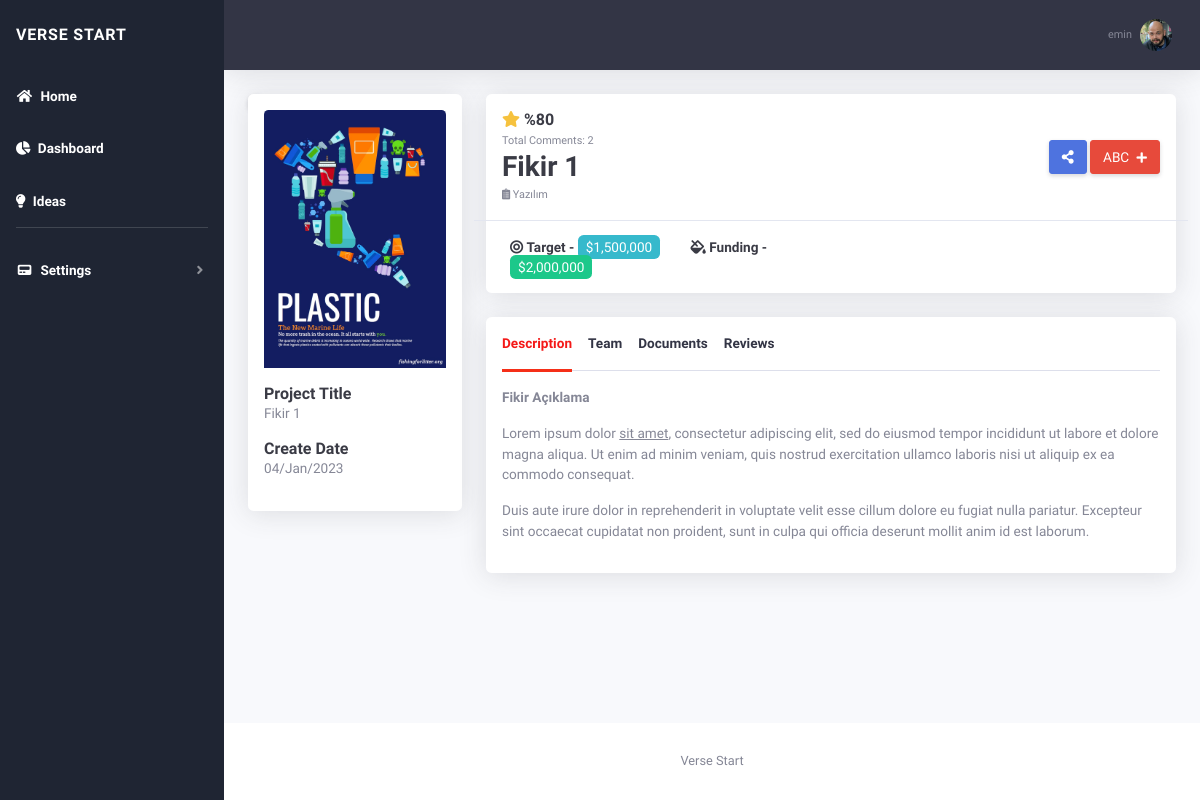
The page /ideas/1 on the database its author committed.
### ideas/models.py (models this page shows, shortened)
class Idea(models.Model):
    title = models.CharField(max_length=100)
    description = RichTextField()
    created_at = models.DateTimeField(auto_now_add=True)
    updated_at = models.DateTimeField(auto_now=True)
    target_amount = models.IntegerField()
    fund_amount = models.IntegerField()
    created_by = models.ForeignKey(User,on_delete=models.DO_NOTHING)
    person = models.ManyToManyField(Person)
    category = models.ForeignKey(Category,on_delete=models.DO_NOTHING)
    idea_image = models.ImageField(upload_to='images',blank=True,null=True)
    is_active = models.BooleanField(default=True)

class Comment(models.Model):
    full_name = models.CharField(max_length=100)
    email = models.EmailField()
    text = models.CharField(max_length=500)
    idea = models.ForeignKey(Idea,on_delete=models.CASCADE, related_name="comments")
    point = models.IntegerField(validators=[MinValueValidator(1),MaxValueValidator(5)])
    created_at = models.DateTimeField(auto_now_add=True)

class Category(models.Model):
    class Meta:
        verbose_name_plural = "Categories"
    category_name=models.CharField(max_length=100)
    def __str__(self):
        return self.category_name

### ideas/views.py (the view)
# urls.py: path('ideas/<int:id>', views.details, name='idea-details')
def details(request,id):
    idea = get_object_or_404(Idea, pk=id)
    return render(request,'idea-details.html',{
        "idea":idea,
        "persons" :idea.person.all(),
        "documents":idea.document_set.all(),
        "comments":idea.comments.all().order_by("-id"),
    })

### ideas/templatetags/filters.py (called while the page is built)
@register.filter
def display_point(point_count):
    html=""
    for i in range(point_count):
        html+='<i class="fa fa-star active"></i>'
    for i in range(5-point_count):
        html+='<i class="fa fa-star"></i>'
    return html

@register.filter
def display_average(comments):
    total=0
    numberOfComments = len(comments)
    for comment in comments:
       total+=comment.point
    try:
        percentage=int(total/(numberOfComments*5)*100)
    except:
        percentage=0
    return percentage

### ideas/templates/idea-details.html (shortened to what this page needs)
{% extends 'ideas/base.html' %}
{% load static %}
{% load filters %}
{% block content %}
<div id="wrapper">
  {% include 'partials/_sidebar.html' %}
  <div id="content-wrapper" class="d-flex flex-column">
    <div id="content">
     {% include 'partials/_topbar.html' %}
      <div class="container-fluid">
        <div class="row">
          <div class="col-xl-3 col-lg-3">
            <div class="bg-white p-3 widget shadow rounded mb-4">
              {% if idea.idea_image%}
                  <img src="{{idea.idea_image.url }}" class="card-img-top" alt="..." />
              {% else %}
                  <img src="{% static 'img/no_image.jpg'%}" class="card-img-top" alt="..." />
              {% endif %}
              <h1 class="h6 mb-0 mt-3 font-weight-bold text-gray-900">
                Project Title
              </h1>
              <p>{{idea.title}}</p>
              <h1 class="h6 mb-0 mt-3 font-weight-bold text-gray-900">
                Create Date
              </h1>
              <p>{{idea.created_at|date:"d/M/Y"}}</p>
            </div>
          </div>
          <div class="col-xl-9 col-lg-9">
            <div class="bg-white info-header shadow rounded mb-4">
              <div
                class="
                  row
                  d-flex
                  align-items-center
                  justify-content-between
                  p-3
                  border-bottom
                "
              >
                <div class="col-lg-7 m-b-4">
                  <h6 class="text-gray-900 mb-0 font-weight-bold">
                    <i class="fas fa-star text-warning"></i>
                    {% if idea.comments.all|display_average > 0 %}
                      %{{idea.comments.all|display_average}}
                      {% endif %}
                  </h6>
                  <small class="text-muted">Total Comments: {{idea.comments.all.count}}</small>
                  <h3 class="text-gray-900 mb-0 mt-0 font-weight-bold">
                    {{idea.title}}
                  </h3>
                  <p class="mb-0 text-gray-800">
                    <small class="text-muted"
                      ><i class="fas fa-clipboard-list"></i> {{idea.category}}</small
                    >
                  </p>
                </div>
                <div class="col-lg-5 text-right">
                  <a
                    href="#"
                    class="d-sm-inline-block btn btn-primary shadow-sm"
                    ><i class="fas fa-share-alt"></i
                  ></a>
                  <a
                    href="#"
                    class="d-sm-inline-block btn btn-danger shadow-sm"
                  >
                    ABC <i class="fas fa-plus fa-sm ml-1"></i
                  ></a>
                </div>
              </div>
              <div
                class="
                  row
                  d-flex
                  align-items-center
                  justify-content-between
                  py-3
                  px-4
                "
              >
                <div class="col-lg-6 m-b-4">
                  <p class="mb-0 text-gray-900">
                    <i class="fas fa-bullseye"></i> <strong>Target -</strong>
                    <span class="text-white rounded px-2 py-1 bg-info"
                      >${{idea.target_amount}}</span
                    >
                    <i class="fas fa-fill-drip"></i> <strong>Funding -</strong>
                    {% if idea.target_amount <= idea.fund_amount%}
                      <span class="text-white rounded px-2 py-1 bg-success"
                    {% else %}
                      <span class="text-white rounded px-2 py-1 bg-danger"
                    {% endif %}
                        >${{idea.fund_amount}}</span
                      >
                  </p>
                </div>
              </div>
            </div>
            <div class="bg-white p-3 widget shadow rounded mb-4">
              <ul class="nav nav-tabs" id="myTab" role="tablist">
                <li class="nav-item">
                  <a
                    class="nav-link active"
                    id="home-tab"
                    data-toggle="tab"
                    href="#home"
                    role="tab"
                    aria-controls="home"
                    aria-selected="true"
                    >Description</a
                  >
                </li>
                <li class="nav-item">
                  <a
                    class="nav-link"
                    id="profile-tab"
                    data-toggle="tab"
                    href="#profile"
                    role="tab"
                    aria-controls="profile"
                    aria-selected="false"
                    >Team
                  </a>
                </li>
                <li class="nav-item">
                  <a
                    class="nav-link"
                    id="documents-tab"
                    data-toggle="tab"
                    href="#documents"
                    role="tab"
                    aria-controls="documents"
                    aria-selected="false"
                    >Documents
                  </a>
                </li>
                <li class="nav-item">
                  <a
                    class="nav-link"
                    id="contact-tab"
                    data-toggle="tab"
                    href="#contact"
                    role="tab"
                    aria-controls="contact"
                    aria-selected="false"
                    >Reviews</a
                  >
                </li>
              </ul>
              <div class="tab-content" id="myTabContent">
                <div
                  class="tab-pane fade active show"
                  id="home"
                  role="tabpanel"
                  aria-labelledby="home-tab"
                >
                  {{idea.description|safe}}
                </div>
              </div>
            </div>
          </div>
        </div>
      </div>
    </div>
   {% include 'partials/_footer.html' %}
  </div>
</div>
{% endblock %}

### templates/ideas/base.html (shortened to what this page needs)
{% load static %}
<!DOCTYPE html>
<html lang="en">
<head>
    <link href="{% static 'vendor/fontawesome-free/css/all.min.css' %}" rel="stylesheet" type="text/css">
    <link href="{% static 'css/style.css' %}" rel="stylesheet">
</head>
<body id="page-top">
    {% block content %}{% endblock  %}

### ideas/templates/partials/_sidebar.html (shortened to what this page needs)
{% load static %}
<ul class="navbar-nav sidebar sidebar-dark accordion" id="accordionSidebar">
    <a
      class="sidebar-brand  d-flex align-items-center justify-content-left"
      href="{% url 'index' %}"
    >
      Verse Start
    </a>
    <li class="nav-item active">
        <a class="nav-link" href="{% url 'index' %}">
          <i class="fas fa-fw fa-home"></i>
          <span>Home</span></a
        >
      </li>
    <li class="nav-item active">
      <a class="nav-link" href="{% url 'dashboard' %}">
        <i class="fas fa-chart-pie"></i>
        <span>Dashboard</span></a
      >
    </li>
    <li class="nav-item active">
        <a class="nav-link" href="{% url 'ideas' %}">
          <i class="fas fa-lightbulb"></i>
          <span>Ideas</span></a
        >
    </li>
    <hr class="sidebar-divider" />
    <li class="nav-item active">
      <a
        class="nav-link collapsed"
        href="#"
        data-toggle="collapse"
        data-target="#collapseTwo"
        aria-expanded="true"
        aria-controls="collapseTwo"
      >
        <i class="fas fa-fw fa-pager"></i>
        <span>Settings</span>
      </a>
    </li>
  </ul>

### ideas/templates/partials/_topbar.html (shortened to what this page needs)
{% load static %}
<nav class="navbar navbar-expand navbar-dark topbar mb-4 pl-0 static-top shadow">
        <ul class="navbar-nav ml-auto">
          <li class="nav-item dropdown no-arrow">
            <a
              class="nav-link dropdown-toggle"
              href="#"
              id="userDropdown"
              role="button"
              data-toggle="dropdown"
              aria-haspopup="true"
              aria-expanded="false"
            >
              <span class="mr-2 d-none d-lg-inline text-gray-600 small"
                >emin</span
              >
              <img class="img-profile rounded-circle" src="{% static 'img/f1.jpg' %}" />
            </a>
          </li>
        </ul>
      </nav>

### ideas/templates/partials/_footer.html
 <footer class="sticky-footer bg-white">
      <div class="container my-auto">
        <div class="copyright text-center my-auto">
          <span>Verse Start</span>
        </div>
      </div>
    </footer>

### rows shown on the page
Idea: idea_image (picture), title "Fikir 1", created_at "04/Jan/2023", comments.all|display_average "80", comments.all.count "2", category "Yazılım", target_amount "1,500,000", fund_amount "2,000,000", description "Fikir Açıklama Lorem ipsum dolor sit amet , consectetur adipiscing elit, sed do eiusmod tempor incididunt ut labore et dolore magna aliqua. Ut enim ad minim veniam, quis nostrud exercitation ullamco laboris nisi ut aliquip ex ea commodo consequat. Duis aute irure dolor in reprehenderit in voluptate velit esse cillum dolore eu fugiat nulla pariatur. Excepteur sint occaecat cupidatat non proident, sunt in culpa qui officia deserunt mollit anim id est laborum."
